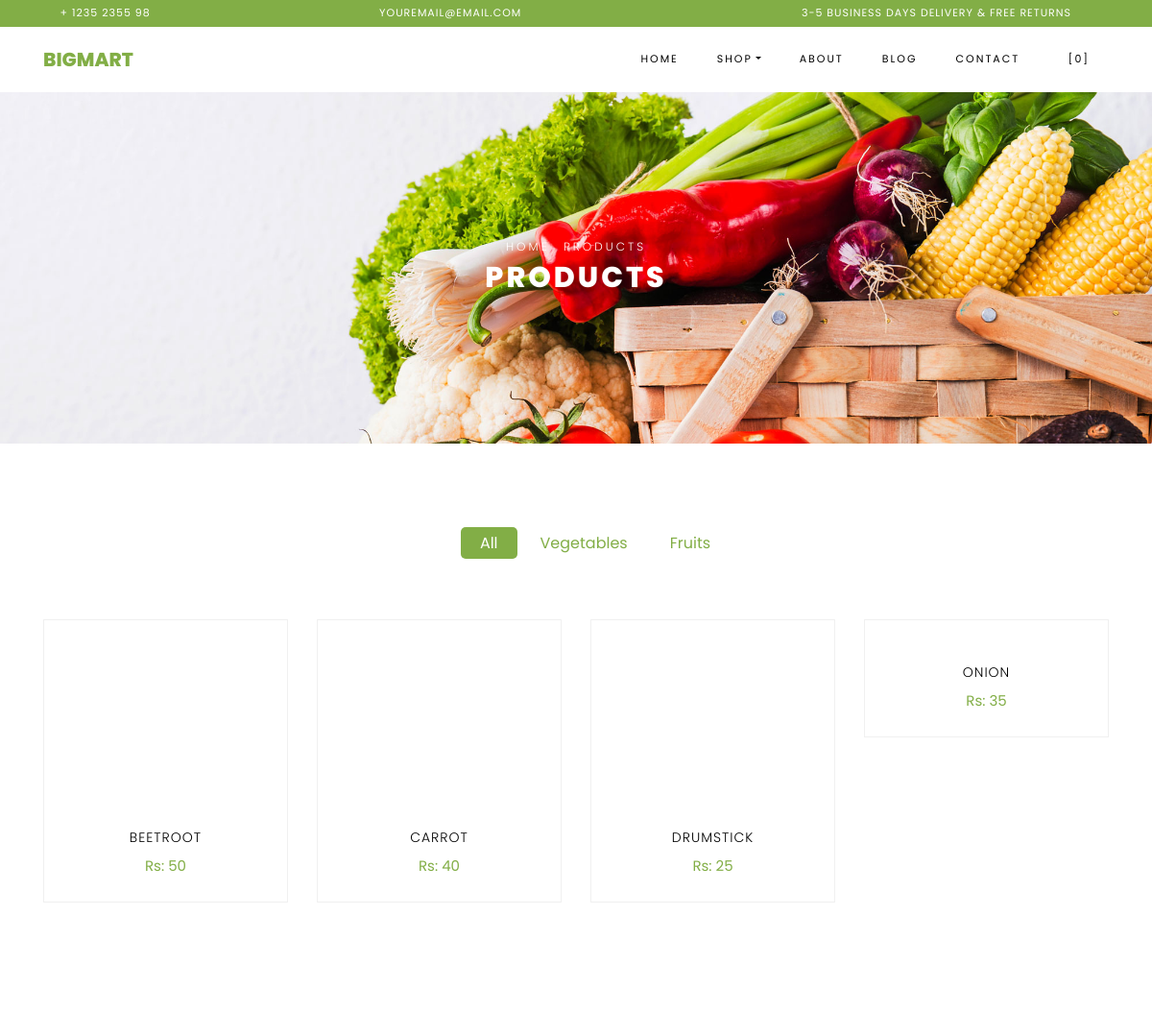
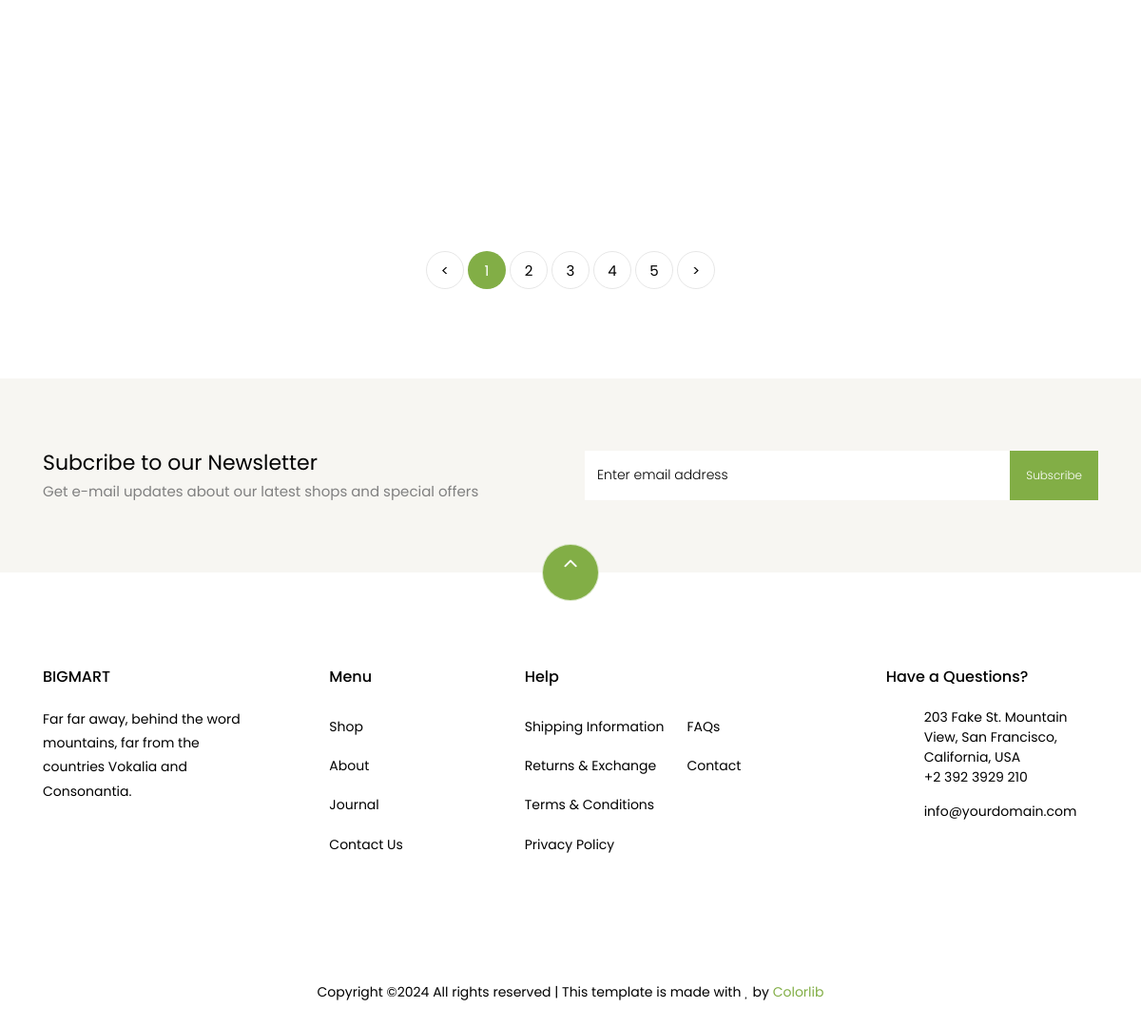
/filtered_products/Vegetables/, run on the app's committed database (2 pictures, top to bottom).
### Backend/models.py (models this page shows)
class category_db(models.Model):
    Name = models.CharField(max_length=100,null=True,blank=True)
    Description = models.CharField(max_length=500,null=True,blank=True)
    Photo = models.ImageField(upload_to="category_images",null=True,blank=True)

class product_db(models.Model):
    Product_Name = models.CharField(max_length=100,null=True,blank=True)
    Category = models.CharField(max_length=100,null=True,blank=True)
    Price = models.IntegerField(null=True,blank=True)
    Product_Description = models.CharField(max_length=500,null=True,blank=True)
    Product_Photo = models.ImageField(upload_to="product_images",null=True,blank=True)

### Webapp/views.py (the view)
# urls.py: path('filtered_products/<cat_name>/',views.filtered_products,name="filtered_products"),
def filtered_products(request,cat_name):
    data = product_db.objects.filter(Category=cat_name)
    cat=category_db.objects.all()
    return render(request,'filtered_products.html',{'data':data, 'cat':cat})

### Webapp/templates/filtered_products.html (shortened to what this page needs)
<!DOCTYPE html>
{% load static %}
<html lang="en">
  <head>
    <link rel="stylesheet" href="{% static 'newfolder/css/open-iconic-bootstrap.min.css' %}">
    <link rel="stylesheet" href="{% static 'newfolder/css/animate.css' %}">
    <link rel="stylesheet" href="{% static 'newfolder/css/owl.carousel.min.css' %}">
    <link rel="stylesheet" href="{% static 'newfolder/css/owl.theme.default.min.css' %}">
    <link rel="stylesheet" href="{% static 'newfolder/css/magnific-popup.css' %}">
    <link rel="stylesheet" href="{% static 'newfolder/css/aos.css' %}">
    <link rel="stylesheet" href="{% static 'newfolder/css/ionicons.min.css' %}">
    <link rel="stylesheet" href="{% static 'newfolder/css/bootstrap-datepicker.css' %}">
    <link rel="stylesheet" href="{% static 'newfolder/css/jquery.timepicker.css' %}">
    <link rel="stylesheet" href="{% static 'newfolder/css/flaticon.css' %}">
    <link rel="stylesheet" href="{% static 'newfolder/css/icomoon.css' %}">
    <link rel="stylesheet" href="{% static 'newfolder/css/style.css' %}">
  </head>
  <body class="goto-here">
		<div class="py-1 bg-primary">
    	<div class="container">
    		<div class="row no-gutters d-flex align-items-start align-items-center px-md-0">
	    		<div class="col-lg-12 d-block">
		    		<div class="row d-flex">
		    			<div class="col-md pr-4 d-flex topper align-items-center">
					    	<div class="icon mr-2 d-flex justify-content-center align-items-center"><span class="icon-phone2"></span></div>
						    <span class="text">+ 1235 2355 98</span>
					    </div>
					    <div class="col-md pr-4 d-flex topper align-items-center">
					    	<div class="icon mr-2 d-flex justify-content-center align-items-center"><span class="icon-paper-plane"></span></div>
						    <span class="text">youremail@email.com</span>
					    </div>
					    <div class="col-md-5 pr-4 d-flex topper align-items-center text-lg-right">
						    <span class="text">3-5 Business days delivery &amp; Free Returns</span>
					    </div>
				    </div>
			    </div>
		    </div>
		  </div>
    </div>
    <nav class="navbar navbar-expand-lg navbar-dark ftco_navbar bg-dark ftco-navbar-light" id="ftco-navbar">
	    <div class="container">
	      <a class="navbar-brand" href="index.html">BIGMART</a>
	      <div class="collapse navbar-collapse" id="ftco-nav">
	        <ul class="navbar-nav ml-auto">
	          <li class="nav-item"><a href="{% url 'Home' %}" class="nav-link">Home</a></li>
	          <li class="nav-item active dropdown">
              <a class="nav-link dropdown-toggle" href="#" id="dropdown04" data-toggle="dropdown" aria-haspopup="true" aria-expanded="false">Shop</a>
            </li>
	          <li class="nav-item"><a href="about.html" class="nav-link">About</a></li>
	          <li class="nav-item"><a href="blog.html" class="nav-link">Blog</a></li>
	          <li class="nav-item"><a href="contact.html" class="nav-link">Contact</a></li>
	          <li class="nav-item cta cta-colored"><a href="cart.html" class="nav-link"><span class="icon-shopping_cart"></span>[0]</a></li>
	        </ul>
	      </div>
	    </div>
	  </nav>
    <div class="hero-wrap hero-bread" style="background-image: url({% static 'newfolder/images/bg_1.jpg' %});">
      <div class="container">
        <div class="row no-gutters slider-text align-items-center justify-content-center">
          <div class="col-md-9 ftco-animate text-center">
          	<p class="breadcrumbs"><span class="mr-2"><a href="index.html">Home</a></span> <span>Products</span></p>
            <h1 class="mb-0 bread">Products</h1>
          </div>
        </div>
      </div>
    </div>
    <section class="ftco-section">
    	<div class="container">
    		<div class="row justify-content-center">
    			<div class="col-md-10 mb-5 text-center">
    				<ul class="product-category">
    					<li><a href="#" class="active">All</a></li>
                        {% for i in cat %}
    					<li><a href="{% url 'filtered_products' cat_name=i.Name %}">{{i.Name}}</a></li>
                        {% endfor %}
    				</ul>
    			</div>
    		</div>
    		<div class="row">
                {% for i in data %}
    			<div class="col-md-6 col-lg-3 ftco-animate">
    				<div class="product">
    					<a href="{% url 'single_product' pro_id=i.id %}" class="img-prod"><img src="{{i.Product_Photo.url}}" height="200px" alt="Colorlib Template">
    					</a>
    					<div class="text py-3 pb-4 px-3 text-center">
    						<h3><a href="#">{{i.Product_Name}}</a></h3>
    						<div class="d-flex">
    							<div class="pricing">
		    						<p class="price"><span class="price-sale">Rs: {{i.Price}} </span></p>
		    					</div>
	    					</div>
    					</div>
    				</div>
    			</div>
{% endfor %}
    		</div>
    		<div class="row mt-5">
          <div class="col text-center">
            <div class="block-27">
              <ul>
                <li><a href="#">&lt;</a></li>
                <li class="active"><span>1</span></li>
                <li><a href="#">2</a></li>
                <li><a href="#">3</a></li>
                <li><a href="#">4</a></li>
                <li><a href="#">5</a></li>
                <li><a href="#">&gt;</a></li>
              </ul>
            </div>
          </div>
        </div>
    	</div>
    </section>
		<section class="ftco-section ftco-no-pt ftco-no-pb py-5 bg-light">
      <div class="container py-4">
        <div class="row d-flex justify-content-center py-5">
          <div class="col-md-6">
          	<h2 style="font-size: 22px;" class="mb-0">Subcribe to our Newsletter</h2>
          	<span>Get e-mail updates about our latest shops and special offers</span>
          </div>
          <div class="col-md-6 d-flex align-items-center">
            <form action="#" class="subscribe-form">
              <div class="form-group d-flex">
                <input type="text" class="form-control" placeholder="Enter email address">
                <input type="submit" value="Subscribe" class="submit px-3">
              </div>
            </form>
          </div>
        </div>
      </div>
    </section>
    <footer class="ftco-footer ftco-section">
      <div class="container">
      	<div class="row">
      		<div class="mouse">
						<a href="#" class="mouse-icon">
							<div class="mouse-wheel"><span class="ion-ios-arrow-up"></span></div>
						</a>
					</div>
      	</div>
        <div class="row mb-5">
          <div class="col-md">
            <div class="ftco-footer-widget mb-4">
              <h2 class="ftco-heading-2">BIGMART</h2>
              <p>Far far away, behind the word mountains, far from the countries Vokalia and Consonantia.</p>
              <ul class="ftco-footer-social list-unstyled float-md-left float-lft mt-5">
              </ul>
            </div>
          </div>
          <div class="col-md">
            <div class="ftco-footer-widget mb-4 ml-md-5">
              <h2 class="ftco-heading-2">Menu</h2>
              <ul class="list-unstyled">
                <li><a href="#" class="py-2 d-block">Shop</a></li>
                <li><a href="#" class="py-2 d-block">About</a></li>
                <li><a href="#" class="py-2 d-block">Journal</a></li>
                <li><a href="#" class="py-2 d-block">Contact Us</a></li>
              </ul>
            </div>
          </div>
          <div class="col-md-4">
             <div class="ftco-footer-widget mb-4">
              <h2 class="ftco-heading-2">Help</h2>
              <div class="d-flex">
	              <ul class="list-unstyled mr-l-5 pr-l-3 mr-4">
	                <li><a href="#" class="py-2 d-block">Shipping Information</a></li>
	                <li><a href="#" class="py-2 d-block">Returns &amp; Exchange</a></li>
	                <li><a href="#" class="py-2 d-block">Terms &amp; Conditions</a></li>
	                <li><a href="#" class="py-2 d-block">Privacy Policy</a></li>
	              </ul>
	              <ul class="list-unstyled">
	                <li><a href="#" class="py-2 d-block">FAQs</a></li>
	                <li><a href="#" class="py-2 d-block">Contact</a></li>
	              </ul>
	            </div>
            </div>
          </div>
          <div class="col-md">
            <div class="ftco-footer-widget mb-4">
            	<h2 class="ftco-heading-2">Have a Questions?</h2>
            	<div class="block-23 mb-3">
	              <ul>
	                <li><span class="icon icon-map-marker"></span><span class="text">203 Fake St. Mountain View, San Francisco, California, USA</span></li>
	                <li><a href="#"><span class="icon icon-phone"></span><span class="text">+2 392 3929 210</span></a></li>
	                <li><a href="#"><span class="icon icon-envelope"></span><span class="text">info@yourdomain.com</span></a></li>
	              </ul>
	            </div>
            </div>
          </div>
        </div>
        <div class="row">
          <div class="col-md-12 text-center">
            <p>
						  Copyright &copy;<script>document.write(new Date().getFullYear());</script> All rights reserved | This template is made with <i class="icon-heart color-danger" aria-hidden="true"></i> by <a href="https://colorlib.com" target="_blank">Colorlib</a>
						</p>
          </div>
        </div>
      </div>
    </footer>
  </body>
</html>

### Webapp/static/newfolder/css/icomoon.css (style rules this page uses)
[class^="icon-"], [class*=" icon-"] { font-family: 'icomoon' !important; speak: none; font-style: normal; font-weight: normal; font-variant: normal; text-transform: none; line-height: 1; -webkit-font-smoothing: antialiased; -moz-osx-font-smoothing: grayscale; }
.icon-heart:before { content: "\f004"; }
.icon-map-marker:before { content: "\f041"; }
.icon-phone:before { content: "\f095"; }
.icon-envelope:before { content: "\f0e0"; }
.icon-paper-plane:before { content: "\f1d8"; }
.icon-phone2:before { content: "\e0cd"; }
.icon-shopping_cart:before { content: "\e8cc"; }

### data on the page
category_db: Name "Vegetables"
category_db: Name "Fruits"
product_db: Product_Name "BEETROOT", Price "50"
product_db: Product_Name "CARROT", Price "40"
product_db: Product_Name "DRUMSTICK", Price "25"
product_db: Product_Name "ONION", Price "35"
